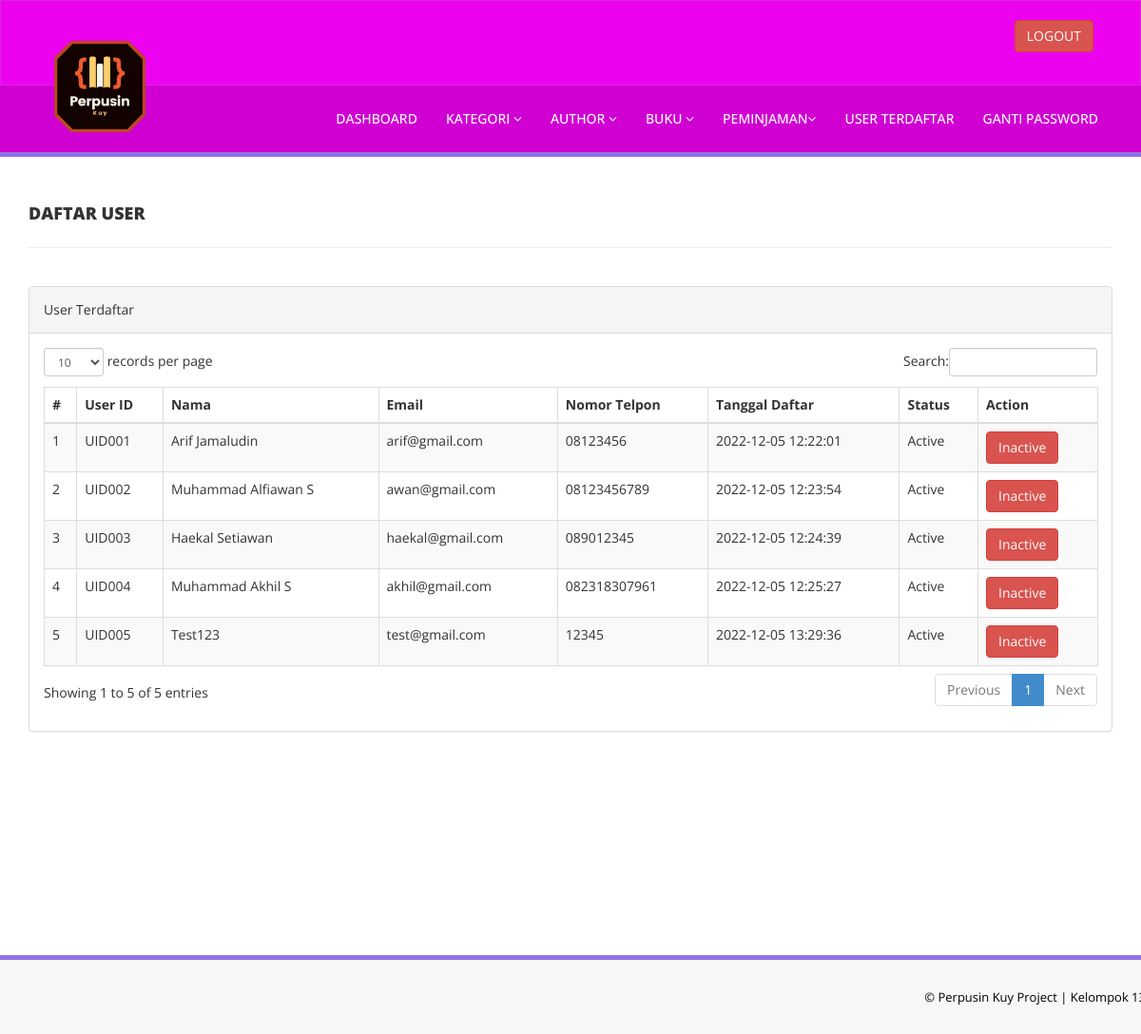
Page /Perpusin/admin/reg-students.php (signed in) on the committed database.
### tables this page shows
CREATE TABLE `tblstudents` (
  `id` int(11) NOT NULL,
  `StudentId` varchar(100) DEFAULT NULL,
  `FullName` varchar(120) DEFAULT NULL,
  `EmailId` varchar(120) DEFAULT NULL,
  `MobileNumber` char(13) DEFAULT NULL,
  `Password` varchar(120) DEFAULT NULL,
  `Status` int(1) DEFAULT NULL,
  `RegDate` timestamp NULL DEFAULT current_timestamp(),
  `UpdationDate` timestamp NULL DEFAULT NULL ON UPDATE current_timestamp()
);

### Perpusin/admin/reg-students.php (the view, shortened to what this page needs)
<?php
include('includes/config.php');
if (strlen($_SESSION['alogin']) == 0) {
    header('location:index.php');
} else {
?>
<!DOCTYPE html>
<html xmlns="http://www.w3.org/1999/xhtml">
<head>
    <link href="assets/css/bootstrap.css" rel="stylesheet" />
    <link href="assets/css/font-awesome.css" rel="stylesheet" />
    <link href="assets/js/dataTables/dataTables.bootstrap.css" rel="stylesheet" />
    <link href="assets/css/style.css" rel="stylesheet" />
</head>
<body>
    <?php include('includes/header.php'); ?>
    <div class="content-wrapper">
        <div class="container">
            <div class="row pad-botm">
                <div class="col-md-12">
                    <h4 class="header-line">Daftar User</h4>
                </div>
            </div>
            <div class="row">
                <div class="col-md-12">
                    <div class="panel panel-default">
                        <div class="panel-heading">
                            User Terdaftar
                        </div>
                        <div class="panel-body">
                            <div class="table-responsive">
                                <table class="table table-striped table-bordered table-hover" id="dataTables-example">
                                    <thead>
                                        <tr>
                                            <th>#</th>
                                            <th>User ID</th>
                                            <th>Nama</th>
                                            <th>Email </th>
                                            <th>Nomor Telpon</th>
                                            <th>Tanggal Daftar</th>
                                            <th>Status</th>
                                            <th>Action</th>
                                        </tr>
                                    </thead>
                                    <tbody>
                                        <?php $sql = "SELECT * from tblstudents";
    $query = $dbh->prepare($sql);
    $query->execute();
    $results = $query->fetchAll(PDO::FETCH_OBJ);
    $cnt = 1;
    if ($query->rowCount() > 0) {
        foreach ($results as $result) { ?>
                                        <tr class="odd gradeX">
                                            <td class="center">
                                                <?php echo htmlentities($cnt); ?>
                                            </td>
                                            <td class="center">
                                                <?php echo htmlentities($result->StudentId); ?>
                                            </td>
                                            <td class="center">
                                                <?php echo htmlentities($result->FullName); ?>
                                            </td>
                                            <td class="center">
                                                <?php echo htmlentities($result->EmailId); ?>
                                            </td>
                                            <td class="center">
                                                <?php echo htmlentities($result->MobileNumber); ?>
                                            </td>
                                            <td class="center">
                                                <?php echo htmlentities($result->RegDate); ?>
                                            </td>
                                            <td class="center">
                                                <?php if ($result->Status == 1) {
                echo htmlentities("Active");
            } else {
                echo htmlentities("Blocked");
            }
                                            ?>
                                            </td>
                                            <td class="center">
                                                <?php if ($result->Status == 1) { ?>
                                                <a href="reg-students.php?inid=<?php echo htmlentities($result->id); ?>"
                                                    onclick="return confirm('Yakin dek?');"" >  <button class="
                                                    btn btn-danger"> Inactive</button>
                                                    <?php } else { ?>
                                                    <a href="reg-students.php?id=<?php echo htmlentities($result->id); ?>"
                                                        onclick="return confirm('Yakin Dek?');""><button class="
                                                        btn btn-primary"> Active</button>
                                                        <?php } ?>
                                            </td>
                                        </tr>
                                        <?php $cnt = $cnt + 1;
        }
    } ?>
                                    </tbody>
                                </table>
                            </div>
                        </div>
                    </div>
                </div>
            </div>
        </div>
    </div>
    <?php include('includes/footer.php'); ?>
</body>
</html>
<?php } ?>

### Perpusin/admin/assets/css/style.css (style rules this page uses)
.content-wrapper { margin-top: 40px; min-height:800px; padding-bottom:90px; }
.header-line { font-weight:900; padding-bottom:25px; border-bottom:1px solid #eeeeee; text-transform:uppercase; }
.pad-botm { padding-bottom:30px; }

### rows in the picture
tblstudents: StudentId "UID001", FullName "Arif Jamaludin", EmailId "arif@gmail.com", MobileNumber "08123456", RegDate "2022-12-05 12:22:01"
tblstudents: StudentId "UID002", FullName "Muhammad Alfiawan S", EmailId "awan@gmail.com", MobileNumber "08123456789", RegDate "2022-12-05 12:23:54"
tblstudents: StudentId "UID003", FullName "Haekal Setiawan", EmailId "haekal@gmail.com", MobileNumber "089012345", RegDate "2022-12-05 12:24:39"
tblstudents: StudentId "UID004", FullName "Muhammad Akhil S", EmailId "akhil@gmail.com", MobileNumber "082318307961", RegDate "2022-12-05 12:25:27"
tblstudents: StudentId "UID005", FullName "Test123", EmailId "test@gmail.com", MobileNumber "12345", RegDate "2022-12-05 13:29:36"
